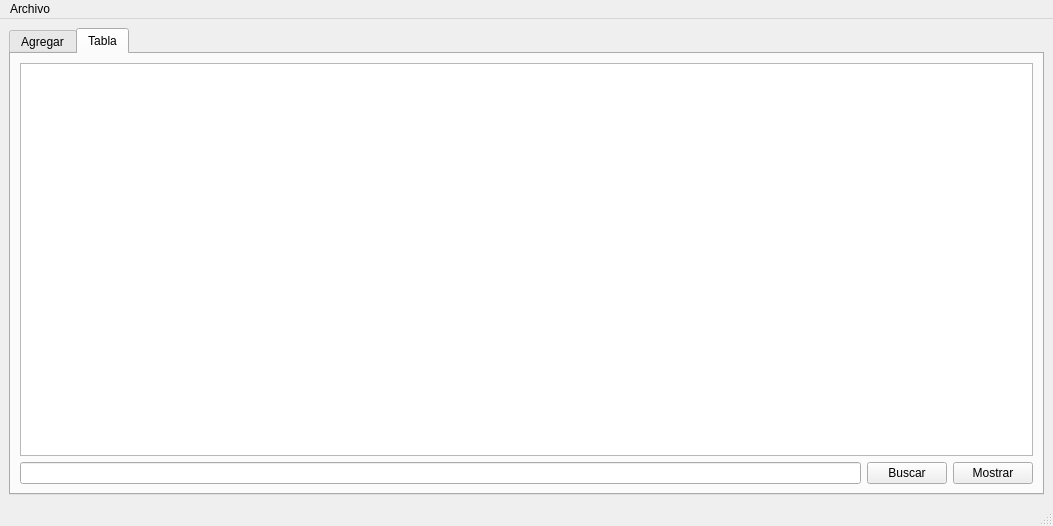
<?xml version="1.0" encoding="UTF-8"?>
<ui version="4.0">
 <class>MainWindow</class>
 <widget class="QMainWindow" name="MainWindow">
  <property name="geometry">
   <rect>
    <x>0</x>
    <y>0</y>
    <width>1053</width>
    <height>526</height>
   </rect>
  </property>
  <property name="windowTitle">
   <string>MainWindow</string>
  </property>
  <widget class="QWidget" name="centralwidget">
   <layout class="QGridLayout" name="gridLayout_4">
    <item row="0" column="0">
     <widget class="QTabWidget" name="tabWidget">
      <property name="currentIndex">
       <number>1</number>
      </property>
      <widget class="QWidget" name="tab">
       <attribute name="title">
        <string>Agregar</string>
       </attribute>
       <layout class="QGridLayout" name="gridLayout_2">
        <item row="0" column="0">
         <widget class="QGroupBox" name="groupBox">
          <property name="title">
           <string>Particula</string>
          </property>
          <layout class="QGridLayout" name="gridLayout">
           <item row="5" column="0">
            <widget class="QLabel" name="label_3">
             <property name="text">
              <string>Velocidad</string>
             </property>
            </widget>
           </item>
           <item row="0" column="1">
            <widget class="QLineEdit" name="leId"/>
           </item>
           <item row="11" column="0" colspan="2">
            <widget class="QPushButton" name="pbMostrar">
             <property name="text">
              <string>Mostrar</string>
             </property>
            </widget>
           </item>
           <item row="7" column="1">
            <widget class="QSpinBox" name="sbGreen"/>
           </item>
           <item row="6" column="1">
            <widget class="QSpinBox" name="sbRed"/>
           </item>
           <item row="4" column="0">
            <widget class="QLabel" name="label_2">
             <property name="text">
              <string>Destino y</string>
             </property>
            </widget>
           </item>
           <item row="5" column="1">
            <widget class="QLineEdit" name="leVelocidad"/>
           </item>
           <item row="3" column="0">
            <widget class="QLabel" name="label">
             <property name="text">
              <string>Destino x</string>
             </property>
            </widget>
           </item>
           <item row="1" column="0">
            <widget class="QLabel" name="label_8">
             <property name="text">
              <string>origen x</string>
             </property>
            </widget>
           </item>
           <item row="3" column="1">
            <widget class="QLineEdit" name="leDestinoX"/>
           </item>
           <item row="1" column="1">
            <widget class="QLineEdit" name="leOrigenx"/>
           </item>
           <item row="2" column="1">
            <widget class="QLineEdit" name="leOrigenY"/>
           </item>
           <item row="4" column="1">
            <widget class="QLineEdit" name="leDestinoY"/>
           </item>
           <item row="8" column="1">
            <widget class="QSpinBox" name="sbBlue"/>
           </item>
           <item row="9" column="0" colspan="2">
            <widget class="QPushButton" name="pbAgregarInicio">
             <property name="text">
              <string>Agregar Inicio</string>
             </property>
            </widget>
           </item>
           <item row="0" column="0">
            <widget class="QLabel" name="label_9">
             <property name="text">
              <string>Id</string>
             </property>
            </widget>
           </item>
           <item row="7" column="0">
            <widget class="QLabel" name="label_5">
             <property name="text">
              <string>Green</string>
             </property>
            </widget>
           </item>
           <item row="10" column="0" colspan="2">
            <widget class="QPushButton" name="pbAgregaFinal">
             <property name="text">
              <string>Agregar Final</string>
             </property>
            </widget>
           </item>
           <item row="2" column="0">
            <widget class="QLabel" name="label_7">
             <property name="text">
              <string>origen y</string>
             </property>
            </widget>
           </item>
           <item row="8" column="0">
            <widget class="QLabel" name="label_6">
             <property name="text">
              <string>Blue</string>
             </property>
            </widget>
           </item>
           <item row="6" column="0">
            <widget class="QLabel" name="label_4">
             <property name="text">
              <string>Red</string>
             </property>
            </widget>
           </item>
          </layout>
         </widget>
        </item>
        <item row="0" column="1">
         <widget class="QPlainTextEdit" name="salida"/>
        </item>
       </layout>
      </widget>
      <widget class="QWidget" name="tab_2">
       <attribute name="title">
        <string>Tabla</string>
       </attribute>
       <layout class="QGridLayout" name="gridLayout_3">
        <item row="2" column="0">
         <widget class="QLineEdit" name="lineEditTabla"/>
        </item>
        <item row="2" column="2">
         <widget class="QPushButton" name="btnMostrarTabla">
          <property name="text">
           <string>Mostrar</string>
          </property>
         </widget>
        </item>
        <item row="2" column="1">
         <widget class="QPushButton" name="btnBuscar">
          <property name="text">
           <string>Buscar</string>
          </property>
         </widget>
        </item>
        <item row="1" column="0" colspan="3">
         <widget class="QTableWidget" name="tableWidget"/>
        </item>
       </layout>
      </widget>
     </widget>
    </item>
   </layout>
  </widget>
  <widget class="QMenuBar" name="menubar">
   <property name="geometry">
    <rect>
     <x>0</x>
     <y>0</y>
     <width>1053</width>
     <height>22</height>
    </rect>
   </property>
   <widget class="QMenu" name="menuArchivo">
    <property name="title">
     <string>Archivo</string>
    </property>
    <addaction name="actionGuardar_archivo"/>
    <addaction name="actionAbrir_archivo"/>
   </widget>
   <addaction name="menuArchivo"/>
  </widget>
  <widget class="QStatusBar" name="statusbar"/>
  <action name="actionGuardar_archivo">
   <property name="text">
    <string>Guardar archivo</string>
   </property>
   <property name="shortcut">
    <string>Ctrl+S</string>
   </property>
  </action>
  <action name="actionAbrir_archivo">
   <property name="text">
    <string>Abrir archivo</string>
   </property>
   <property name="shortcut">
    <string>Ctrl+O</string>
   </property>
  </action>
 </widget>
 <resources/>
 <connections/>
</ui>
